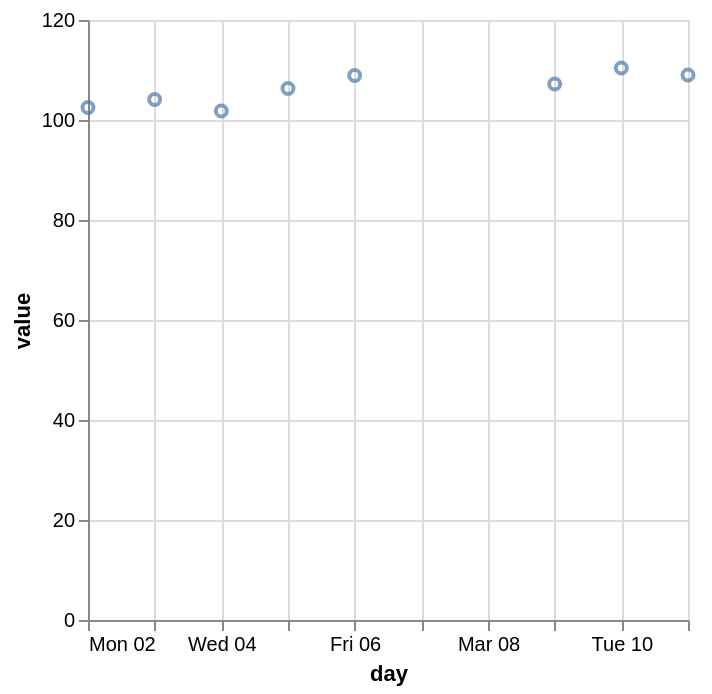

Source (Vega-Lite JSON):
### Vega-Lite specification from a JSON file in a GitHub repository (floating-point values rounded to 4 significant figures)
{"$schema": "https://vega.github.io/schema/vega-lite/v6.json", "data": {"values": [{"date": "2026-03-02", "value": 102.5}, {"date": "2026-03-03", "value": 104.1}, {"date": "2026-03-04", "value": 101.8}, {"date": "2026-03-05", "value": 106.3}, {"date": "2026-03-06", "value": 108.9}, {"date": "2026-03-09", "value": 107.2}, {"date": "2026-03-10", "value": 110.4}, {"date": "2026-03-11", "value": 109.0}]}, "description": "Truncate dates with a timeUnit transform.", "encoding": {"x": {"field": "day", "type": "temporal"}, "y": {"field": "value", "type": "quantitative"}}, "mark": "point", "transform": [{"as": "day", "field": "date", "timeUnit": "yearmonthdate"}], "usermeta": {"easel": {"standin_ratio": 0.0302, "threshold": 0.06}}}
